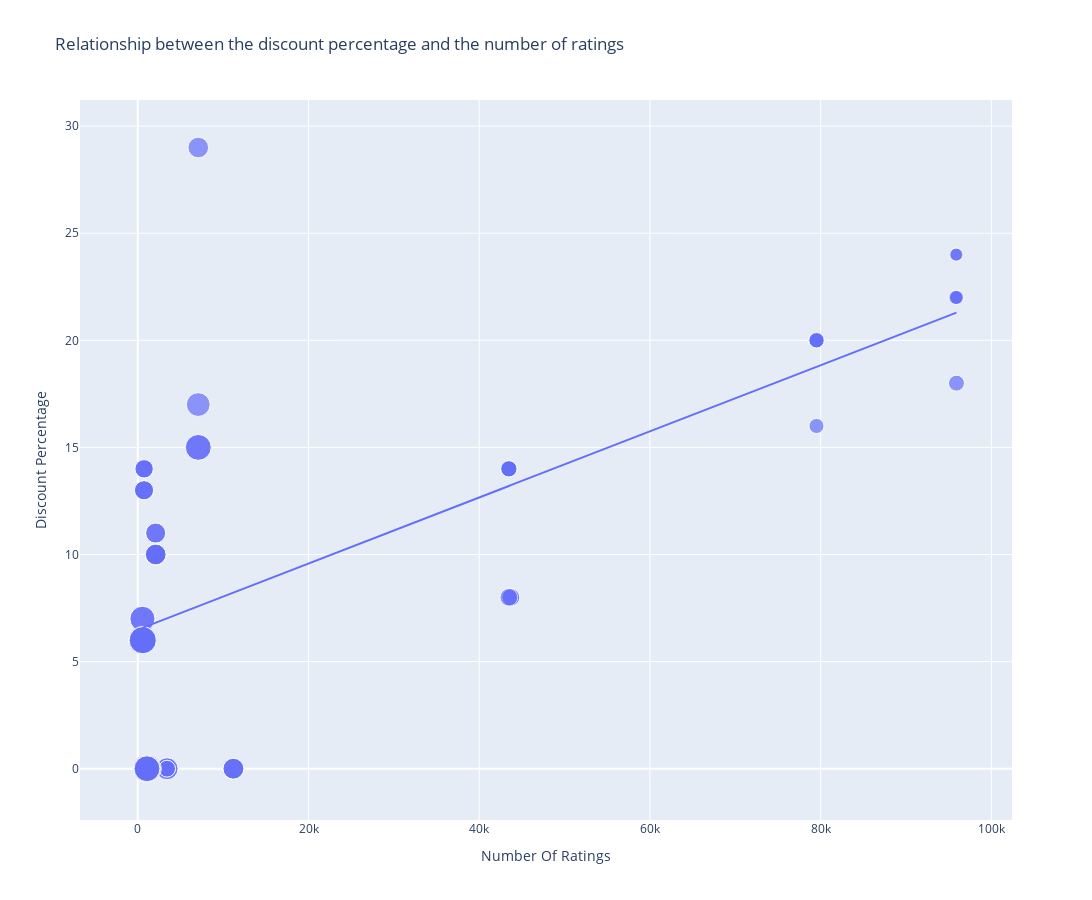

Source (notebook cell):
### Markdown cell above
##  Relationship between the discount percentage and the number of ratings of iPhones

### Code cell
figure = px.scatter(data_frame = data, x = 'Number Of Ratings', y = 'Discount Percentage', size = 'Sale Price',
                    trendline = 'ols', title = 'Relationship between the discount percentage and the number of ratings')
figure.update_layout(
                 width = 1100,
                 height = 900 )
figure.show()
# Saving Image
figure.write_image("images/relation_bw_discperct_no_of_ratings.png", width=1100, height=900, scale=2)
print("✅ Image successfully saved as PNG!")

### Figure 1 — Plotly figure (JSON) as saved in the notebook; plotly's stock layout.template omitted (floating-point values rounded to 4 significant figures)
{"data": [{"hovertemplate": "Number Of Ratings=%{x}<br>Discount Percentage=%{y}<br>Sale Price=%{marker.size}<extra></extra>", "legendgroup": "", "marker": {"color": "#636efa", "size": [49900, 84900, 84900, 77000, 77000, 49900, 49900, 77000, 89900, 41999, 39999, 41999, 41999, 41999, 131900, 117100, 131900, 117100, 74999, 117900, 117100, 117900, 99900, 44999, 140900, 130900, 64900, 120900, 59900, 75900, 110900, 130900, 120900, 64900, 64900, 75900, 75900, 120900, 59900, 120900, 75900, 140900, 70900, 70900, 75900, 59900, 110900, 120900, 130900, 130900, 54999, 54999, 29999, 34999, 34999, 34999, 54999, 29999, 46999, 46999, 46999, 46999], "sizemode": "area", "sizeref": 352.2, "symbol": "circle"}, "mode": "markers", "name": "", "orientation": "v", "showlegend": false, "type": "scatter", "x": [3431, 3431, 3431, 11202, 11202, 3431, 3431, 11202, 1454, 79512, 79512, 79582, 79512, 79512, 1078, 1078, 1078, 1078, 7088, 7088, 1078, 7088, 7081, 95909, 542, 580, 740, 545, 740, 2101, 545, 580, 580, 730, 730, 2101, 2101, 580, 740, 580, 2092, 545, 2101, 2092, 2101, 740, 545, 580, 580, 580, 43707, 43707, 95807, 95909, 95807, 95909, 43470, 95909, 43470, 43470, 43470, 43470], "xaxis": "x", "y": [0, 0, 0, 0, 0, 0, 0, 0, 0, 20, 16, 20, 20, 20, 0, 0, 0, 0, 29, 15, 0, 15, 17, 18, 6, 6, 13, 6, 14, 10, 7, 6, 6, 13, 13, 10, 10, 6, 14, 6, 10, 6, 11, 11, 10, 14, 7, 6, 6, 6, 8, 8, 24, 22, 22, 22, 8, 24, 14, 14, 14, 14], "yaxis": "y"}, {"hovertemplate": "<b>OLS trendline</b><br>Discount Percentage = 0.000154292 * Number Of Ratings + 6.49233<br>R<sup>2</sup>=0.468988<br><br>Number Of Ratings=%{x}<br>Discount Percentage=%{y} <b>(trend)</b><extra></extra>", "legendgroup": "", "marker": {"color": "#636efa", "symbol": "circle"}, "mode": "lines", "name": "", "showlegend": false, "type": "scatter", "x": [542, 545, 545, 545, 545, 580, 580, 580, 580, 580, 580, 580, 580, 730, 730, 740, 740, 740, 740, 1078, 1078, 1078, 1078, 1078, 1454, 2092, 2092, 2101, 2101, 2101, 2101, 2101, 3431, 3431, 3431, 3431, 3431, 7081, 7088, 7088, 7088, 11202, 11202, 11202, 43470, 43470, 43470, 43470, 43470, 43707, 43707, 79512, 79512, 79512, 79512, 79582, 95807, 95807, 95909, 95909, 95909, 95909], "xaxis": "x", "y": [6.576, 6.576, 6.576, 6.576, 6.576, 6.582, 6.582, 6.582, 6.582, 6.582, 6.582, 6.582, 6.582, 6.605, 6.605, 6.607, 6.607, 6.607, 6.607, 6.659, 6.659, 6.659, 6.659, 6.659, 6.717, 6.815, 6.815, 6.816, 6.816, 6.816, 6.816, 6.816, 7.022, 7.022, 7.022, 7.022, 7.022, 7.585, 7.586, 7.586, 7.586, 8.221, 8.221, 8.221, 13.2, 13.2, 13.2, 13.2, 13.2, 13.24, 13.24, 18.76, 18.76, 18.76, 18.76, 18.77, 21.27, 21.27, 21.29, 21.29, 21.29, 21.29], "yaxis": "y"}], "layout": {"height": 900, "legend": {"itemsizing": "constant", "tracegroupgap": 0}, "title": {"text": "Relationship between the discount percentage and the number of ratings"}, "width": 1100, "xaxis": {"anchor": "y", "domain": [0, 1], "title": {"text": "Number Of Ratings"}}, "yaxis": {"anchor": "x", "domain": [0, 1], "title": {"text": "Discount Percentage"}}}}
